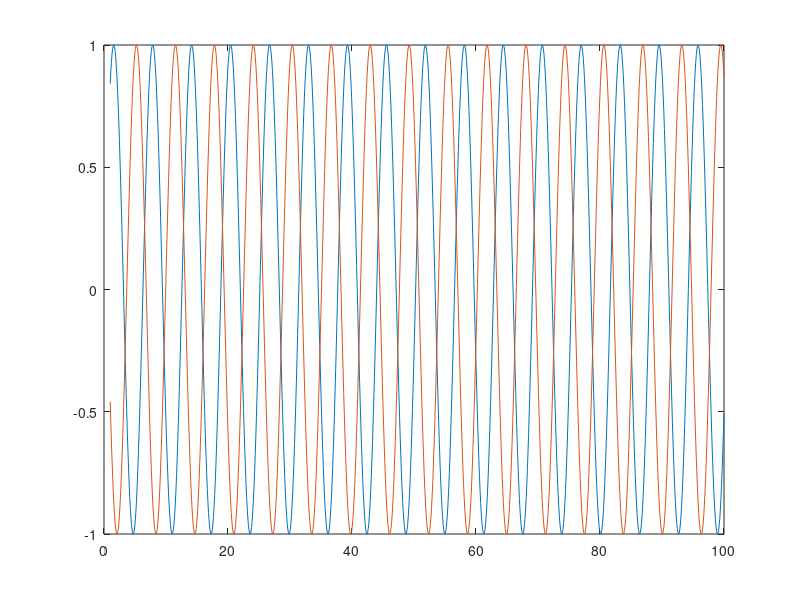
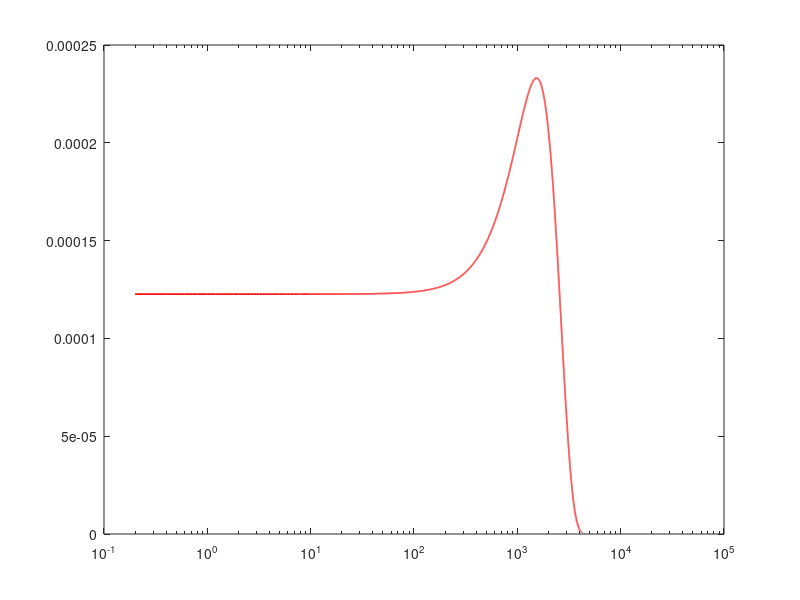
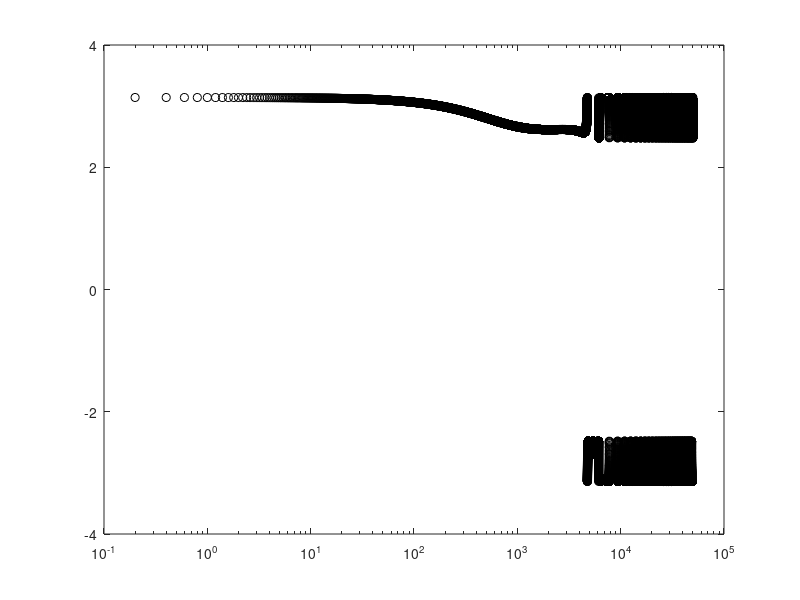

MATLAB code for these plots, in order:
x = linspace(1,100,1000);
y = linspace(2,101,1000);
Xw = sin(x);
Yw = cos(x+pi/3);
figure;
plot(x,Xw)
hold on
plot(x,Yw)

%%
figure;
[croSpecB1,FrB1] = cpsd(Xw,Yw,[],[],500000,100000);
semilogx((FrB1),abs(croSpecB1),'LineWidth',1.2,'Color','r')
phsDifB = angle(croSpecB1);

figure;
semilogx((FrB1),phsDifB,'o','Color','k')